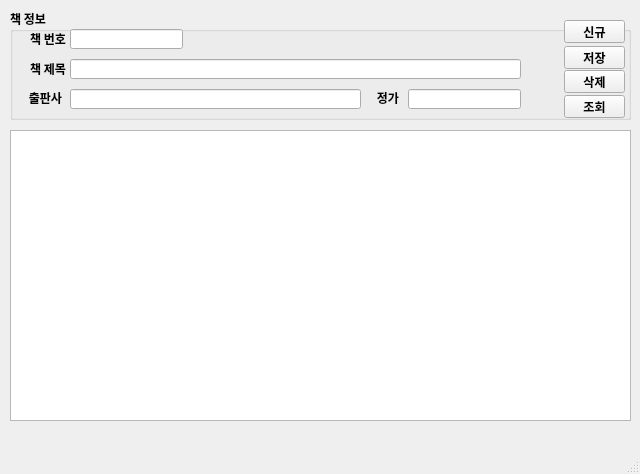
<?xml version="1.0" encoding="UTF-8"?>
<ui version="4.0">
 <class>MainWindow</class>
 <widget class="QMainWindow" name="MainWindow">
  <property name="geometry">
   <rect>
    <x>0</x>
    <y>0</y>
    <width>640</width>
    <height>474</height>
   </rect>
  </property>
  <property name="maximumSize">
   <size>
    <width>640</width>
    <height>474</height>
   </size>
  </property>
  <property name="font">
   <font>
    <family>나눔고딕</family>
    <weight>75</weight>
    <bold>true</bold>
   </font>
  </property>
  <property name="windowTitle">
   <string>마당 도서관리 V1.0</string>
  </property>
  <widget class="QWidget" name="centralwidget">
   <widget class="QGroupBox" name="groupBox">
    <property name="geometry">
     <rect>
      <x>10</x>
      <y>9</y>
      <width>621</width>
      <height>111</height>
     </rect>
    </property>
    <property name="title">
     <string>책 정보</string>
    </property>
    <widget class="QLabel" name="label">
     <property name="geometry">
      <rect>
       <x>0</x>
       <y>24</y>
       <width>56</width>
       <height>12</height>
      </rect>
     </property>
     <property name="text">
      <string>책 번호</string>
     </property>
     <property name="alignment">
      <set>Qt::AlignRight|Qt::AlignTrailing|Qt::AlignVCenter</set>
     </property>
    </widget>
    <widget class="QLabel" name="label_2">
     <property name="geometry">
      <rect>
       <x>0</x>
       <y>54</y>
       <width>56</width>
       <height>12</height>
      </rect>
     </property>
     <property name="text">
      <string>책 제목</string>
     </property>
     <property name="alignment">
      <set>Qt::AlignRight|Qt::AlignTrailing|Qt::AlignVCenter</set>
     </property>
    </widget>
    <widget class="QLineEdit" name="txtBookName">
     <property name="geometry">
      <rect>
       <x>60</x>
       <y>50</y>
       <width>451</width>
       <height>20</height>
      </rect>
     </property>
    </widget>
    <widget class="QLineEdit" name="txtPrice">
     <property name="geometry">
      <rect>
       <x>398</x>
       <y>80</y>
       <width>113</width>
       <height>20</height>
      </rect>
     </property>
    </widget>
    <widget class="QLabel" name="label_3">
     <property name="geometry">
      <rect>
       <x>-4</x>
       <y>83</y>
       <width>56</width>
       <height>12</height>
      </rect>
     </property>
     <property name="text">
      <string>출판사</string>
     </property>
     <property name="alignment">
      <set>Qt::AlignRight|Qt::AlignTrailing|Qt::AlignVCenter</set>
     </property>
    </widget>
    <widget class="QLabel" name="label_4">
     <property name="geometry">
      <rect>
       <x>333</x>
       <y>83</y>
       <width>56</width>
       <height>12</height>
      </rect>
     </property>
     <property name="text">
      <string>정가</string>
     </property>
     <property name="alignment">
      <set>Qt::AlignRight|Qt::AlignTrailing|Qt::AlignVCenter</set>
     </property>
    </widget>
    <widget class="QPushButton" name="btnNew">
     <property name="geometry">
      <rect>
       <x>554</x>
       <y>11</y>
       <width>61</width>
       <height>23</height>
      </rect>
     </property>
     <property name="text">
      <string>신규</string>
     </property>
    </widget>
    <widget class="QPushButton" name="btnSave">
     <property name="geometry">
      <rect>
       <x>554</x>
       <y>37</y>
       <width>61</width>
       <height>23</height>
      </rect>
     </property>
     <property name="text">
      <string>저장</string>
     </property>
    </widget>
    <widget class="QPushButton" name="btnDel">
     <property name="geometry">
      <rect>
       <x>554</x>
       <y>61</y>
       <width>61</width>
       <height>23</height>
      </rect>
     </property>
     <property name="text">
      <string>삭제</string>
     </property>
    </widget>
    <widget class="QPushButton" name="btnReload">
     <property name="geometry">
      <rect>
       <x>554</x>
       <y>86</y>
       <width>61</width>
       <height>23</height>
      </rect>
     </property>
     <property name="text">
      <string>조회</string>
     </property>
    </widget>
    <widget class="QLineEdit" name="txtPulisher">
     <property name="geometry">
      <rect>
       <x>60</x>
       <y>80</y>
       <width>291</width>
       <height>20</height>
      </rect>
     </property>
    </widget>
    <widget class="QLineEdit" name="txtBookid">
     <property name="geometry">
      <rect>
       <x>60</x>
       <y>20</y>
       <width>113</width>
       <height>20</height>
      </rect>
     </property>
    </widget>
   </widget>
   <widget class="QTableWidget" name="tblBooks">
    <property name="geometry">
     <rect>
      <x>10</x>
      <y>130</y>
      <width>621</width>
      <height>291</height>
     </rect>
    </property>
   </widget>
  </widget>
  <widget class="QMenuBar" name="menubar">
   <property name="geometry">
    <rect>
     <x>0</x>
     <y>0</y>
     <width>640</width>
     <height>21</height>
    </rect>
   </property>
  </widget>
  <widget class="QStatusBar" name="statusbar"/>
 </widget>
 <tabstops>
  <tabstop>txtBookid</tabstop>
  <tabstop>txtBookName</tabstop>
  <tabstop>txtPulisher</tabstop>
  <tabstop>txtPrice</tabstop>
  <tabstop>btnNew</tabstop>
  <tabstop>btnSave</tabstop>
  <tabstop>btnDel</tabstop>
  <tabstop>btnReload</tabstop>
  <tabstop>tblBooks</tabstop>
 </tabstops>
 <resources/>
 <connections/>
</ui>
